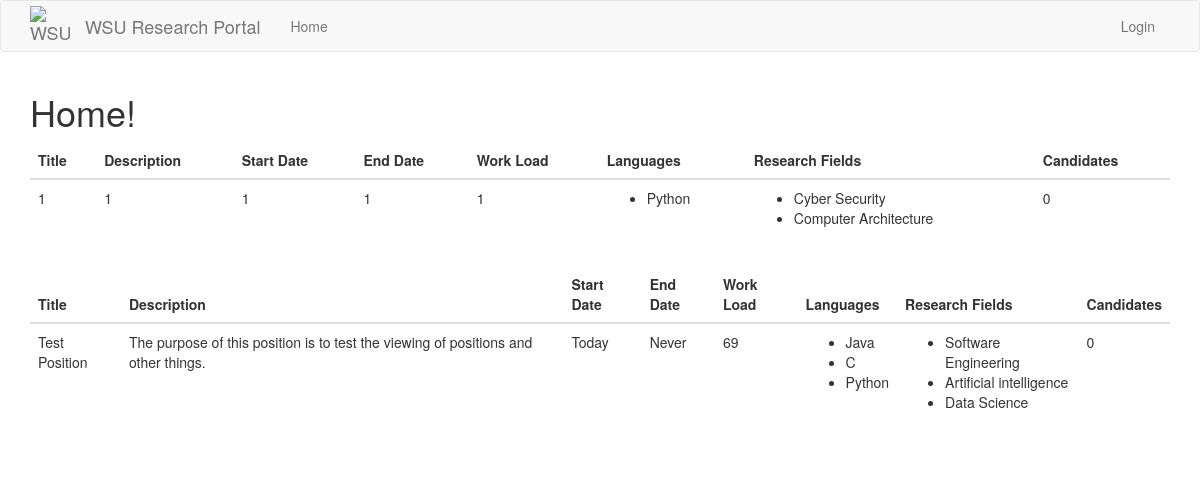
Before: / with the older database file.
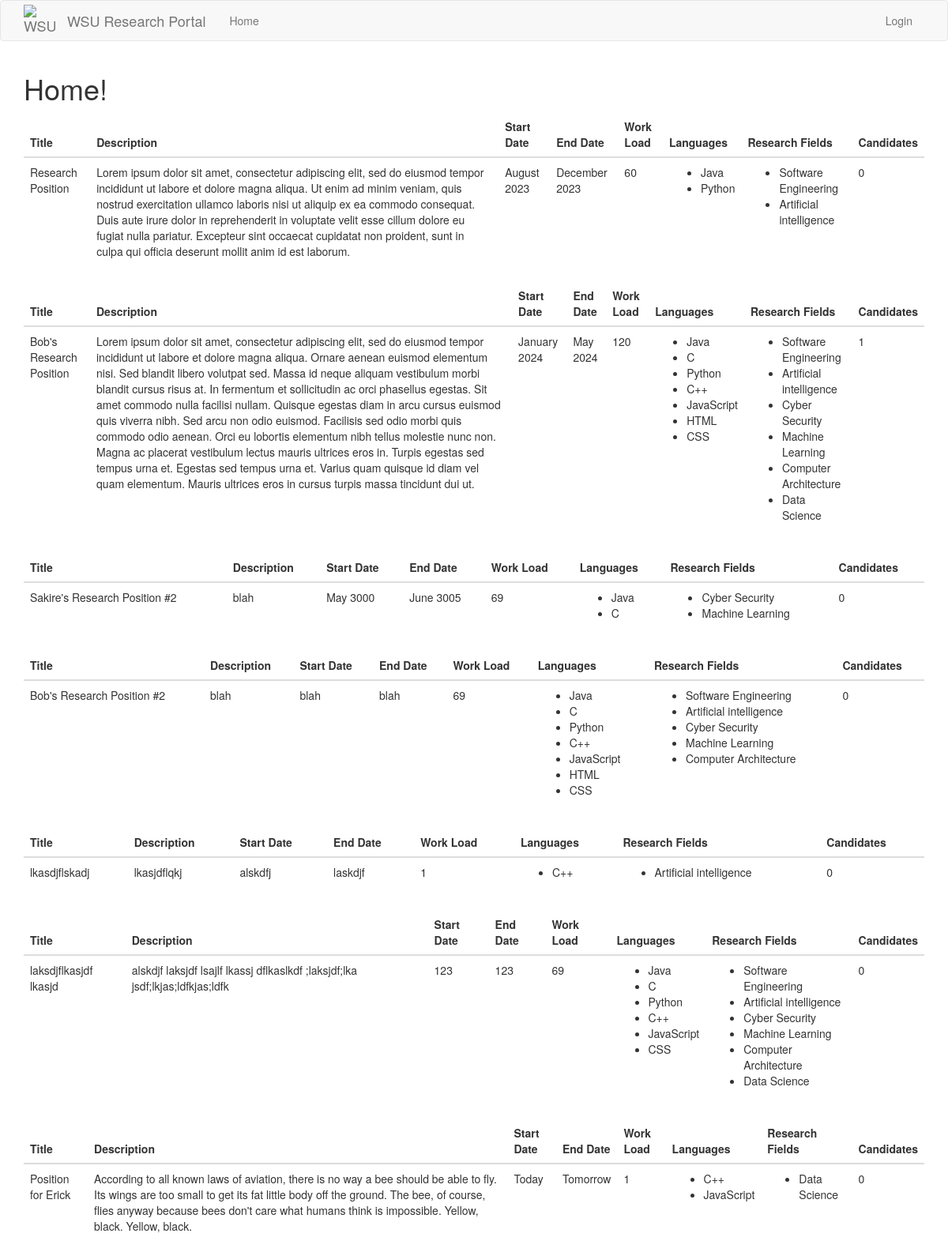
After: the same page with the newer database file.
### src/Model/models.py (models this page shows)
class Position(db.Model):
    id = db.Column(db.Integer, primary_key=True)
    title = db.Column(db.String(32), unique=True)
    description = db.Column(db.String(256))
    start_date = db.Column(db.String(256))
    end_date = db.Column(db.String(256))
    work_load = db.Column(db.Integer) # Time commitment.
    languages = db.relationship(
        'Language',
        secondary = positionLanguages,
        primaryjoin = (positionLanguages.c.position_id == id),
        lazy='dynamic',
        overlaps='languages'
    )
    research_fields = db.relationship(
        'Interest',
        secondary=positionInterests,
        primaryjoin=(positionInterests.c.position_id == id),
        lazy='dynamic',
        overlaps='interests'
    )
    candidates = db.Column(db.Integer) # Stores the ID's of the current candidates for the position.
    applications = db.relationship('Application', backref='position') # A position has multiple applications associated to it.
    professor_id = db.Column(db.Integer, db.ForeignKey('professor.id')) # Every position has one professor associated to it.

class Language(db.Model):
    id = db.Column(db.Integer, primary_key=True)
    name = db.Column(db.String(12))
    studentLanguages = db.relationship(
        'Student',
        secondary=studentLanguages,
        primaryjoin=(studentLanguages.c.language_id == id),
        lazy='dynamic',
        overlaps='languages'
    )
    positionLanguages = db.relationship(
        'Position',
        secondary = positionLanguages,
        primaryjoin = (positionLanguages.c.language_id == id),
        lazy = 'dynamic',
        overlaps='languages'
    )

class Interest(db.Model):
    id = db.Column(db.Integer, primary_key=True)
    name = db.Column(db.String(100))
    studentInterests = db.relationship(
        'Student',
        secondary=studentInterests,
        primaryjoin=(studentInterests.c.interest_id == id),
        lazy='dynamic',
        overlaps='interests'
    )
    positionInterests = db.relationship(
        'Position',
        secondary = positionInterests,
        primaryjoin = (positionInterests.c.interest_id == id),
        lazy = 'dynamic',
        overlaps = 'interests'
    )

### src/Controller/routes.py (the view)
@routes.route("/", methods=['GET'])
def index():
    positions=Position.query.all()
    return render_template("index.html", title="WSU Research Portal", positions=positions)

### app.py (called while the page is built)
@app.before_request
def initBD(*args, **kwargs):
    if app.got_first_request:
        db.create_all()
        if Language.query.count() == 0:
            languages = ['Java','C', 'Python', 'C++', 'JavaScript', 'HTML', 'CSS']
            for t in languages:
                db.session.add(Language(name=t))
        db.session.commit()
        if Interest.query.count() == 0:
            interests = ['Software Engineering', 'Artificial intelligence', 'Cyber Security', 'Machine Learning', 'Computer Architecture', 'Data Science']
            for t in interests:
                db.session.add(Interest(name=t))
        db.session.commit()

### src/View/templates/index.html
{% extends "base.html" %}
{% block app_content %}
<link rel="stylesheet" href="{{ url_for('static', filename='classes.css') }}">
<h1>Home!</h1>
<div>
    {% for position in positions %}
    <div>
        {% include '_position.html' %}
    </div>
    {% endfor %}
</div>
{% endblock %}

### src/View/templates/_position.html
<table class="table">
    <thead>
        <tr>
            <th>Title</th>
            <th>Description</th>
            <th>Start Date</th>
            <th>End Date</th>
            <th>Work Load</th>
            <th>Languages</th>
            <th>Research Fields</th>
            <th>Candidates</th>
        </tr>
    </thead>
    <tbody>
            <tr>
                <td>{{ position.title }}</td>
                <td>{{ position.description }}</td>
                <td>{{ position.start_date }}</td>
                <td>{{ position.end_date }}</td>
                <td>{{ position.work_load }}</td>
                <td>
                    <ul>
                        {% for language in position.languages %}
                            <li>{{ language.name }}</li>
                        {% endfor %}
                    </ul>
                </td>
                <td>
                    <ul>
                        {% for interest in position.research_fields %}
                            <li>{{ interest.name }}</li>
                        {% endfor %}
                    </ul>
                </td>
                <td>{{ position.candidates }}</td>
            </tr>
    </tbody>
</table>

Changed rows visible on the page:
changed Position: title "1" → "Research Position"; description "1" → "Lorem ipsum dolor sit amet, consectetur adipiscing elit, sed do eiusmod tempor incididunt ut labore et dolore magna aliqua. Ut enim ad minim veniam, quis nostrud exercitation ullamco laboris nisi ut aliquip ex ea commodo consequat. Duis aute irure dolor in reprehenderit in voluptate velit esse cillum dolore eu fugiat nulla pariatur. Excepteur sint occaecat cupidatat non proident, sunt in culpa qui officia deserunt mollit anim id est laborum."; start_date "1" → "August 2023"; end_date "1" → "December 2023"; work_load "1" → "60"; gains Language (name "Java"); gains Interest (name "Software Engineering"); gains Interest (name "Artificial intelligence"); loses Interest (name "Cyber Security"); loses Interest (name "Computer Architecture")
changed Position: title "Test Position" → "Bob's Research Position"; description "The purpose of this position is to test the viewing of positions and other things." → "Lorem ipsum dolor sit amet, consectetur adipiscing elit, sed do eiusmod tempor incididunt ut labore et dolore magna aliqua. Ornare aenean euismod elementum nisi. Sed blandit libero volutpat sed. Massa id neque aliquam vestibulum morbi blandit cursus risus at. In fermentum et sollicitudin ac orci phasellus egestas. Sit amet commodo nulla facilisi nullam. Quisque egestas diam in arcu cursus euismod quis viverra nibh. Sed arcu non odio euismod. Facilisis sed odio morbi quis commodo odio aenean. Orci eu lobortis elementum nibh tellus molestie nunc non. Magna ac placerat vestibulum lectus mauris ultrices eros in. Turpis egestas sed tempus urna et. Egestas sed tempus urna et. Varius quam quisque…"; start_date "Today" → "January 2024"; end_date "Never" → "May 2024"; work_load "69" → "120"; gains Interest (name "Cyber Security"); gains Interest (name "Computer Architecture"); candidates "0" → "1"
now on this page (row unchanged): Language: name "C++"
now on this page (row unchanged): Language: name "JavaScript"
now on this page (row unchanged): Language: name "HTML"
now on this page (row unchanged): Language: name "CSS"
now on this page (row unchanged): Interest: name "Machine Learning"
added Position: title "Sakire's Research Position #2", description "blah", start_date "May 3000", end_date "June 3005", work_load "69", candidates "0", Language (name "Java"), Language (name "C"), Interest (name "Cyber Security")
added Position: title "Bob's Research Position #2", description "blah", start_date "blah", end_date "blah", work_load "69", candidates "0", Language (name "Java"), Language (name "C"), Language (name "Python"), Interest (name "Software Engineering"), Interest (name "Artificial intelligence"), Interest (name "Cyber Security"), Interest (name "Computer Architecture")
added Position: title "lkasdjflskadj", description "lkasjdflqkj", start_date "alskdfj", end_date "laskdjf", work_load "1", candidates "0", Interest (name "Artificial intelligence")
added Position: title "laksdjflkasjdf lkasjd", description "alskdjf laksjdf lsajlf lkassj dflkaslkdf ;laksjdf;lka jsdf;lkjas;ldfkjas;ldfk", start_date "123", end_date "123", work_load "69", candidates "0", Language (name "Java"), Language (name "C"), Language (name "Python"), Interest (name "Software Engineering"), Interest (name "Artificial intelligence"), Interest (name "Cyber Security"), Interest (name "Computer Architecture"), Interest (name "Data Science")
added Position: title "Position for Erick", description "According to all known laws of aviation, there is no way a bee should be able to fly. Its wings are too small to get its fat little body off the ground. The bee, of course, flies anyway because bees don't care what humans think is impossible. Yellow, black. Yellow, black.", start_date "Today", end_date "Tomorrow", work_load "1", candidates "0", Interest (name "Data Science")
